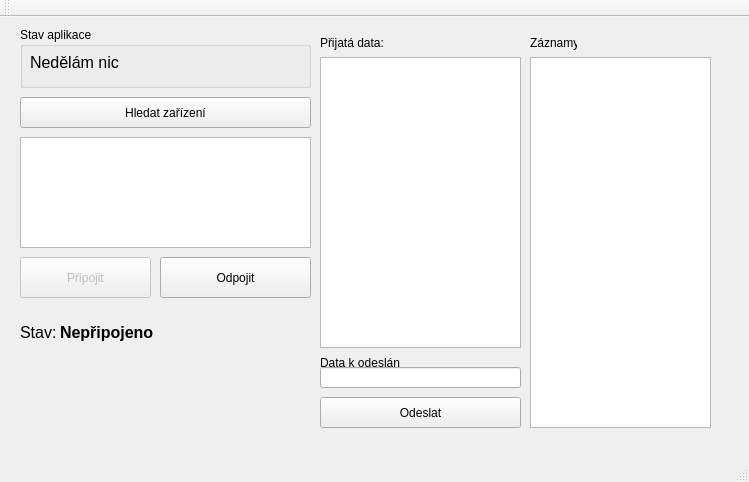
<?xml version="1.0" encoding="UTF-8"?>
<ui version="4.0">
 <class>MainWindow</class>
 <widget class="QMainWindow" name="MainWindow">
  <property name="geometry">
   <rect>
    <x>0</x>
    <y>0</y>
    <width>749</width>
    <height>482</height>
   </rect>
  </property>
  <property name="windowTitle">
   <string>MainWindow</string>
  </property>
  <widget class="QWidget" name="centralWidget">
   <widget class="QListView" name="listView">
    <property name="geometry">
     <rect>
      <x>20</x>
      <y>120</y>
      <width>291</width>
      <height>111</height>
     </rect>
    </property>
   </widget>
   <widget class="QPushButton" name="tlacitkoPripojit">
    <property name="enabled">
     <bool>false</bool>
    </property>
    <property name="geometry">
     <rect>
      <x>20</x>
      <y>240</y>
      <width>131</width>
      <height>41</height>
     </rect>
    </property>
    <property name="text">
     <string>Připojit</string>
    </property>
   </widget>
   <widget class="QPushButton" name="tlacitkoOdpojit">
    <property name="enabled">
     <bool>true</bool>
    </property>
    <property name="geometry">
     <rect>
      <x>160</x>
      <y>240</y>
      <width>151</width>
      <height>41</height>
     </rect>
    </property>
    <property name="text">
     <string>Odpojit</string>
    </property>
   </widget>
   <widget class="QLabel" name="label_2">
    <property name="geometry">
     <rect>
      <x>20</x>
      <y>300</y>
      <width>41</width>
      <height>31</height>
     </rect>
    </property>
    <property name="font">
     <font>
      <pointsize>12</pointsize>
     </font>
    </property>
    <property name="text">
     <string>Stav:</string>
    </property>
   </widget>
   <widget class="QLabel" name="popisekStavSpojeni">
    <property name="geometry">
     <rect>
      <x>60</x>
      <y>300</y>
      <width>251</width>
      <height>31</height>
     </rect>
    </property>
    <property name="font">
     <font>
      <pointsize>12</pointsize>
      <weight>75</weight>
      <bold>true</bold>
     </font>
    </property>
    <property name="text">
     <string>Nepřipojeno</string>
    </property>
   </widget>
   <widget class="QPushButton" name="tlacitkoHledejZarizeni">
    <property name="geometry">
     <rect>
      <x>20</x>
      <y>80</y>
      <width>291</width>
      <height>31</height>
     </rect>
    </property>
    <property name="text">
     <string>Hledat zařízení</string>
    </property>
   </widget>
   <widget class="QGroupBox" name="groupBox">
    <property name="geometry">
     <rect>
      <x>20</x>
      <y>10</y>
      <width>291</width>
      <height>61</height>
     </rect>
    </property>
    <property name="title">
     <string>Stav aplikace</string>
    </property>
    <widget class="QLabel" name="popisekStav">
     <property name="geometry">
      <rect>
       <x>10</x>
       <y>20</y>
       <width>271</width>
       <height>31</height>
      </rect>
     </property>
     <property name="font">
      <font>
       <pointsize>12</pointsize>
      </font>
     </property>
     <property name="text">
      <string>Nedělám nic</string>
     </property>
    </widget>
   </widget>
   <widget class="QTextEdit" name="poleLog">
    <property name="geometry">
     <rect>
      <x>530</x>
      <y>40</y>
      <width>181</width>
      <height>371</height>
     </rect>
    </property>
    <property name="readOnly">
     <bool>true</bool>
    </property>
   </widget>
   <widget class="QLabel" name="label">
    <property name="geometry">
     <rect>
      <x>530</x>
      <y>10</y>
      <width>47</width>
      <height>31</height>
     </rect>
    </property>
    <property name="text">
     <string>Záznamy:</string>
    </property>
   </widget>
   <widget class="QTextEdit" name="polePrijataData">
    <property name="geometry">
     <rect>
      <x>320</x>
      <y>40</y>
      <width>201</width>
      <height>291</height>
     </rect>
    </property>
    <property name="readOnly">
     <bool>true</bool>
    </property>
   </widget>
   <widget class="QLabel" name="label_3">
    <property name="geometry">
     <rect>
      <x>320</x>
      <y>10</y>
      <width>71</width>
      <height>31</height>
     </rect>
    </property>
    <property name="text">
     <string>Přijatá data:</string>
    </property>
   </widget>
   <widget class="QPushButton" name="tlacitkoOdeslat">
    <property name="enabled">
     <bool>true</bool>
    </property>
    <property name="geometry">
     <rect>
      <x>320</x>
      <y>380</y>
      <width>201</width>
      <height>31</height>
     </rect>
    </property>
    <property name="text">
     <string>Odeslat</string>
    </property>
   </widget>
   <widget class="QLineEdit" name="poleKOdeslani">
    <property name="geometry">
     <rect>
      <x>320</x>
      <y>350</y>
      <width>201</width>
      <height>21</height>
     </rect>
    </property>
   </widget>
   <widget class="QLabel" name="label_4">
    <property name="geometry">
     <rect>
      <x>320</x>
      <y>330</y>
      <width>81</width>
      <height>31</height>
     </rect>
    </property>
    <property name="text">
     <string>Data k odeslání:</string>
    </property>
   </widget>
  </widget>
  <widget class="QMenuBar" name="menuBar">
   <property name="geometry">
    <rect>
     <x>0</x>
     <y>0</y>
     <width>749</width>
     <height>21</height>
    </rect>
   </property>
  </widget>
  <widget class="QToolBar" name="mainToolBar">
   <attribute name="toolBarArea">
    <enum>TopToolBarArea</enum>
   </attribute>
   <attribute name="toolBarBreak">
    <bool>false</bool>
   </attribute>
  </widget>
  <widget class="QStatusBar" name="statusBar"/>
 </widget>
 <layoutdefault spacing="6" margin="11"/>
 <resources/>
 <connections/>
</ui>
